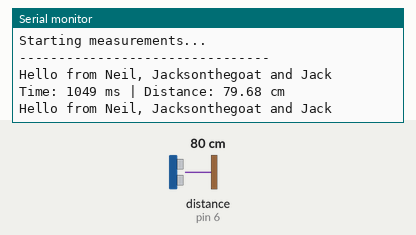
Recording of a sketch running on a simulated Arduino Uno, built with avr-gcc and run on an emulated ATmega328P. Parts: the last lines printed to the serial monitor. Wiring (inferred from the names in the program): ultrasonic range finder: trigger pin 7; echo pin 6. The test bench sets the inputs (shaded band); at power-on: distance to the obstacle (sensor on pin 6) 80 cm. The echo pulse lasts 58.3 µs per cm; storage starts empty.

Above: at 2.4 s.
2.5 s: distance to the obstacle (sensor on pin 6) set to 2 cm
At 3.7 s:
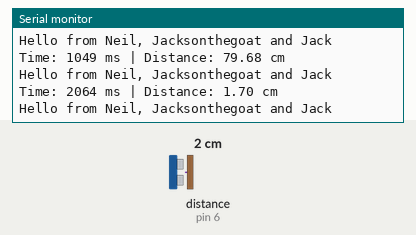
4.0 s: distance to the obstacle (sensor on pin 6) set to 4 cm
At 5.0 s:
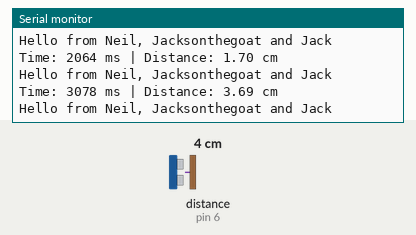
Timing chart, 0 to 7.0 s (numbered marks = the images above; inputs shaded):
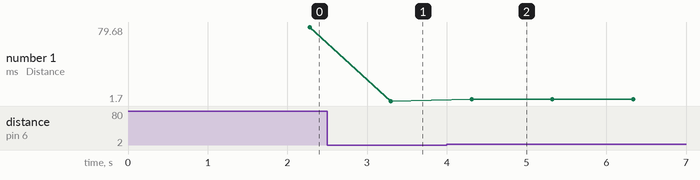

Measured:
- after the input at 2.5 s, the serial monitor: prints a new line after 0.80 s (image 1)
- after the input at 4.0 s, the serial monitor: prints a new line after 0.31 s (image 2)
- plotted number 1: 79.68 → 1.7 after the input at 2.5 s, 1.7 → 3.69 after the input at 4.0 s

The sketch:

CropAnamolySDCardReader.ino
```cpp
#include <SPI.h>
#include <SD.h>

// =====================================
// PIN CONFIGURATION
// =====================================

// HC-SR04 Ultrasonic Sensor
const int TRIG_PIN = 7;
const int ECHO_PIN = 6;

// MicroSD Module
const int SD_CS_PIN = 10;

// =====================================
// DATA LOGGING SETTINGS
// =====================================

const unsigned long INTERVAL = 500;
const unsigned long TIMEOUT = 30000;

const char* FILE_NAME = "distance.csv";

// =====================================
// VARIABLES
// =====================================

File dataFile;

unsigned long previousMillis = 0;
unsigned long startTime = 0;

// =====================================
// SETUP
// =====================================

void setup() {

  Serial.begin(9600);

  pinMode(TRIG_PIN, OUTPUT);
  pinMode(ECHO_PIN, INPUT);

  digitalWrite(TRIG_PIN, LOW);

  delay(1000);

  Serial.println("Arduino is connected!");
  Serial.println("Serial communication is working.");

  Serial.println("================================");
  Serial.println("   ULTRASONIC DATA LOGGER");
  Serial.println("================================");

  // Initialize SD card
  Serial.println("Initializing SD card...");

  if (!SD.begin(SD_CS_PIN)) {

    Serial.println("ERROR: SD card initialization failed!");

    while (true) {
      delay(1000);
    }
  }

  Serial.println("SD card initialized successfully!");

  // Create or open CSV file
  dataFile = SD.open(FILE_NAME, FILE_WRITE);

  if (!dataFile) {

    Serial.println("ERROR: Cannot open CSV file!");

    while (true) {
      delay(1000);
    }
  }

  // Write headers if file is empty
  if (dataFile.size() == 0) {

    dataFile.println("Time (ms), Distance (cm)");

  }

  dataFile.flush();
  dataFile.close();

  Serial.println("CSV file ready!");
  Serial.println("Starting measurements...");
  Serial.println("--------------------------------");

  startTime = millis();
  previousMillis = millis();
}

// =====================================
// MAIN LOOP
// =====================================

void loop() {

  Serial.println("Hello from Neil, Jacksonthegoat and Jack");
  delay(1000);

  unsigned long currentMillis = millis();

  // Check sampling interval
  if (currentMillis - previousMillis >= INTERVAL) {

    previousMillis += INTERVAL;

    // Trigger ultrasonic sensor
    digitalWrite(TRIG_PIN, LOW);
    delayMicroseconds(2);

    digitalWrite(TRIG_PIN, HIGH);
    delayMicroseconds(500);

    digitalWrite(TRIG_PIN, LOW);

    // Read echo duration
    unsigned long duration =
      pulseIn(ECHO_PIN, HIGH, TIMEOUT);

    // Calculate distance
    float distance = -1;

    if (duration > 0) {

      distance = duration * 0.0343 / 2.0;

    }

    // Calculate elapsed time
    unsigned long timestamp = millis() - startTime;

    // Display results
    Serial.print("Time: ");
    Serial.print(timestamp);
    Serial.print(" ms | Distance: ");

    if (distance >= 0) {

      Serial.print(distance, 2);
      Serial.println(" cm");

    } else {

      Serial.println("No echo");

    }

    // Open CSV file
    dataFile = SD.open(FILE_NAME, FILE_WRITE);

    if (dataFile) {

      // Save timestamp
      dataFile.print(timestamp);
      dataFile.print(",");

      // Save distance
      if (distance >= 0) {

        dataFile.println(distance, 2);

      } else {

        dataFile.println("No echo");

      }

      // Save and close file
      dataFile.flush();
      dataFile.close();

    } else {

      Serial.println("ERROR: SD card write failed!");

    }
  }
}
```
